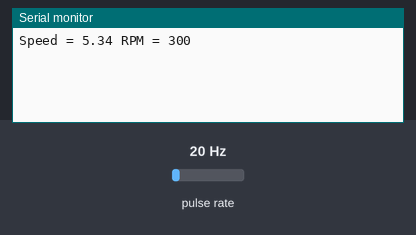
The sketch below on a simulated Arduino Uno, built with avr-gcc and run on an emulated ATmega328P. On the bench: the last lines printed to the serial monitor. Wiring (inferred from the names in the program): pulse sensor: data pin 2. The inputs (shaded band) are chosen by the test bench; at power-on: pulse rate 20 Hz.

Above: at 1.2 s.
1.3 s: pulse rate (sensor on pin 2) set to 4 Hz
At 2.6 s:
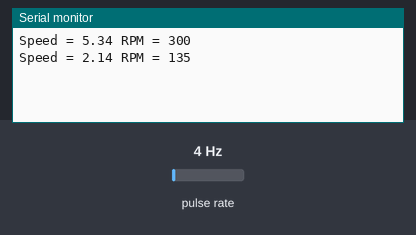
2.8 s: pulse rate (sensor on pin 2) set to 50 Hz
At 3.8 s:
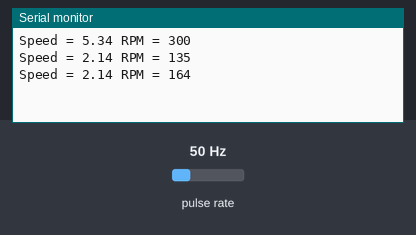
Timing chart, 0 to 5.8 s (numbered marks = the images above; inputs shaded):
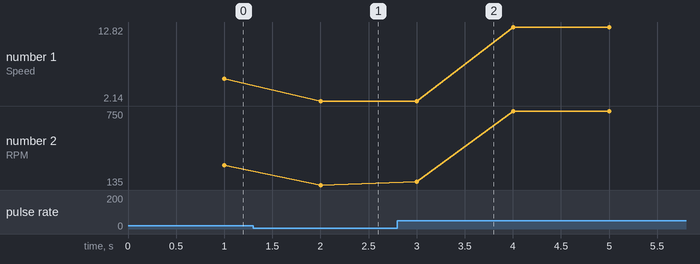

Measured:
- after the input at 1.3 s, the serial monitor: prints a new line after 0.70 s (image 1)
- after the input at 2.8 s, the serial monitor: prints a new line after 0.20 s (image 2)
- plotted number 1: 5.34 → 2.14 after the input at 1.3 s, 2.14 → 12.82 after the input at 2.8 s
- plotted number 2: 300 → 135 after the input at 1.3 s, 135 → 750 after the input at 2.8 s

The sketch:

Hall_effect_sensor_speed.ino
```cpp
#define PI 3.141592

int HallSensor = 2;
int LED = 13;
float revolutions = 0;
float omega = 0;
float speed;
int rpm = 0;
long startTime = 0;
long elapsedTime = 0;
float radius = 0.17;

void setup() {
  pinMode(HallSensor, INPUT_PULLUP);
  Serial.begin(9600);
}

void loop() {
  revolutions = 0; rpm = 0;
  startTime  = millis();
  attachInterrupt(digitalPinToInterrupt(2), interruptFunction, RISING);
  delay(1000);
  detachInterrupt(2);

  elapsedTime = millis() - startTime;

  if(revolutions >= 0){
    rpm = (revolutions * 60000) / (4 * elapsedTime);
    omega = 2 * PI * (rpm / 60);
    speed = omega * radius;
  }
  Serial.print("Speed = ");
  Serial.print(speed);
  Serial.print(" RPM = ");
  Serial.println(rpm);

}

void interruptFunction(){
  revolutions++;
}
```
